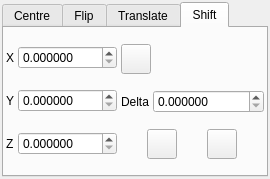
<ui version="4.0" >
 <class>PositionDialog</class>
 <widget class="QDialog" name="PositionDialog" >
  <property name="geometry" >
   <rect>
    <x>0</x>
    <y>0</y>
    <width>270</width>
    <height>179</height>
   </rect>
  </property>
  <property name="sizePolicy" >
   <sizepolicy>
    <hsizetype>1</hsizetype>
    <vsizetype>1</vsizetype>
    <horstretch>0</horstretch>
    <verstretch>0</verstretch>
   </sizepolicy>
  </property>
  <property name="windowTitle" >
   <string>Position Atoms</string>
  </property>
  <layout class="QHBoxLayout" >
   <property name="margin" >
    <number>2</number>
   </property>
   <property name="spacing" >
    <number>6</number>
   </property>
   <item>
    <widget class="QTabWidget" name="tabWidget" >
     <property name="currentIndex" >
      <number>3</number>
     </property>
     <widget class="QWidget" name="CentreTab" >
      <attribute name="title" >
       <string>Centre</string>
      </attribute>
      <layout class="QHBoxLayout" >
       <property name="margin" >
        <number>2</number>
       </property>
       <property name="spacing" >
        <number>4</number>
       </property>
       <item>
        <layout class="QGridLayout" >
         <property name="margin" >
          <number>0</number>
         </property>
         <property name="spacing" >
          <number>6</number>
         </property>
         <item row="0" column="1" >
          <widget class="QDoubleSpinBox" name="CentreXSpin" >
           <property name="sizePolicy" >
            <sizepolicy>
             <hsizetype>7</hsizetype>
             <vsizetype>0</vsizetype>
             <horstretch>0</horstretch>
             <verstretch>0</verstretch>
            </sizepolicy>
           </property>
           <property name="decimals" >
            <number>6</number>
           </property>
          </widget>
         </item>
         <item row="1" column="1" >
          <widget class="QDoubleSpinBox" name="CentreYSpin" >
           <property name="sizePolicy" >
            <sizepolicy>
             <hsizetype>7</hsizetype>
             <vsizetype>0</vsizetype>
             <horstretch>0</horstretch>
             <verstretch>0</verstretch>
            </sizepolicy>
           </property>
           <property name="decimals" >
            <number>6</number>
           </property>
          </widget>
         </item>
         <item row="0" column="0" >
          <widget class="QLabel" name="label_42" >
           <property name="sizePolicy" >
            <sizepolicy>
             <hsizetype>1</hsizetype>
             <vsizetype>5</vsizetype>
             <horstretch>0</horstretch>
             <verstretch>0</verstretch>
            </sizepolicy>
           </property>
           <property name="text" >
            <string>X</string>
           </property>
          </widget>
         </item>
         <item row="2" column="1" >
          <widget class="QDoubleSpinBox" name="CentreZSpin" >
           <property name="sizePolicy" >
            <sizepolicy>
             <hsizetype>7</hsizetype>
             <vsizetype>0</vsizetype>
             <horstretch>0</horstretch>
             <verstretch>0</verstretch>
            </sizepolicy>
           </property>
           <property name="decimals" >
            <number>6</number>
           </property>
          </widget>
         </item>
         <item row="1" column="0" >
          <widget class="QLabel" name="label_40" >
           <property name="sizePolicy" >
            <sizepolicy>
             <hsizetype>1</hsizetype>
             <vsizetype>5</vsizetype>
             <horstretch>0</horstretch>
             <verstretch>0</verstretch>
            </sizepolicy>
           </property>
           <property name="text" >
            <string>Y</string>
           </property>
          </widget>
         </item>
         <item row="2" column="0" >
          <widget class="QLabel" name="label_41" >
           <property name="sizePolicy" >
            <sizepolicy>
             <hsizetype>1</hsizetype>
             <vsizetype>5</vsizetype>
             <horstretch>0</horstretch>
             <verstretch>0</verstretch>
            </sizepolicy>
           </property>
           <property name="text" >
            <string>Z</string>
           </property>
          </widget>
         </item>
        </layout>
       </item>
       <item>
        <layout class="QVBoxLayout" >
         <property name="margin" >
          <number>0</number>
         </property>
         <property name="spacing" >
          <number>6</number>
         </property>
         <item>
          <layout class="QHBoxLayout" >
           <property name="margin" >
            <number>0</number>
           </property>
           <property name="spacing" >
            <number>6</number>
           </property>
           <item>
            <widget class="QPushButton" name="DefineCentreButton" >
             <property name="maximumSize" >
              <size>
               <width>30</width>
               <height>30</height>
              </size>
             </property>
             <property name="toolTip" >
              <string>Define centre from current selection</string>
             </property>
             <property name="text" >
              <string/>
             </property>
             <property name="icon" >
              <iconset resource="icons.qrc" >:/basic/icons/basic_define.svg</iconset>
             </property>
            </widget>
           </item>
           <item>
            <spacer>
             <property name="orientation" >
              <enum>Qt::Horizontal</enum>
             </property>
             <property name="sizeHint" >
              <size>
               <width>40</width>
               <height>20</height>
              </size>
             </property>
            </spacer>
           </item>
          </layout>
         </item>
         <item>
          <spacer>
           <property name="orientation" >
            <enum>Qt::Vertical</enum>
           </property>
           <property name="sizeHint" >
            <size>
             <width>20</width>
             <height>31</height>
            </size>
           </property>
          </spacer>
         </item>
         <item>
          <widget class="QPushButton" name="CentreSelectionButton" >
           <property name="toolTip" >
            <string>Centre current selection at specified coordinates</string>
           </property>
           <property name="text" >
            <string>Centre</string>
           </property>
          </widget>
         </item>
        </layout>
       </item>
      </layout>
     </widget>
     <widget class="QWidget" name="FlipTab" >
      <attribute name="title" >
       <string>Flip</string>
      </attribute>
      <layout class="QVBoxLayout" >
       <property name="margin" >
        <number>2</number>
       </property>
       <property name="spacing" >
        <number>4</number>
       </property>
       <item>
        <layout class="QHBoxLayout" >
         <property name="margin" >
          <number>0</number>
         </property>
         <property name="spacing" >
          <number>4</number>
         </property>
         <item>
          <widget class="QPushButton" name="FlipXButton" >
           <property name="enabled" >
            <bool>true</bool>
           </property>
           <property name="sizePolicy" >
            <sizepolicy>
             <hsizetype>0</hsizetype>
             <vsizetype>0</vsizetype>
             <horstretch>0</horstretch>
             <verstretch>0</verstretch>
            </sizepolicy>
           </property>
           <property name="maximumSize" >
            <size>
             <width>30</width>
             <height>30</height>
            </size>
           </property>
           <property name="toolTip" >
            <string>Flip current selection about X axis</string>
           </property>
           <property name="text" >
            <string/>
           </property>
           <property name="icon" >
            <iconset resource="icons.qrc" >:/transform/icons/transform_flipx.svg</iconset>
           </property>
           <property name="checkable" >
            <bool>false</bool>
           </property>
          </widget>
         </item>
         <item>
          <widget class="QPushButton" name="FlipYButton" >
           <property name="enabled" >
            <bool>true</bool>
           </property>
           <property name="sizePolicy" >
            <sizepolicy>
             <hsizetype>0</hsizetype>
             <vsizetype>0</vsizetype>
             <horstretch>0</horstretch>
             <verstretch>0</verstretch>
            </sizepolicy>
           </property>
           <property name="maximumSize" >
            <size>
             <width>30</width>
             <height>30</height>
            </size>
           </property>
           <property name="toolTip" >
            <string>Flip current selection about Y axis</string>
           </property>
           <property name="text" >
            <string/>
           </property>
           <property name="icon" >
            <iconset resource="icons.qrc" >:/transform/icons/transform_flipy.svg</iconset>
           </property>
           <property name="checkable" >
            <bool>false</bool>
           </property>
          </widget>
         </item>
         <item>
          <widget class="QPushButton" name="FlipZButton" >
           <property name="enabled" >
            <bool>true</bool>
           </property>
           <property name="sizePolicy" >
            <sizepolicy>
             <hsizetype>0</hsizetype>
             <vsizetype>0</vsizetype>
             <horstretch>0</horstretch>
             <verstretch>0</verstretch>
            </sizepolicy>
           </property>
           <property name="maximumSize" >
            <size>
             <width>30</width>
             <height>30</height>
            </size>
           </property>
           <property name="toolTip" >
            <string>Flip current selection about Z axis</string>
           </property>
           <property name="text" >
            <string/>
           </property>
           <property name="icon" >
            <iconset resource="icons.qrc" >:/transform/icons/transform_flipz.svg</iconset>
           </property>
           <property name="checkable" >
            <bool>false</bool>
           </property>
          </widget>
         </item>
         <item>
          <spacer>
           <property name="orientation" >
            <enum>Qt::Horizontal</enum>
           </property>
           <property name="sizeHint" >
            <size>
             <width>40</width>
             <height>20</height>
            </size>
           </property>
          </spacer>
         </item>
        </layout>
       </item>
       <item>
        <spacer>
         <property name="orientation" >
          <enum>Qt::Vertical</enum>
         </property>
         <property name="sizeHint" >
          <size>
           <width>20</width>
           <height>40</height>
          </size>
         </property>
        </spacer>
       </item>
      </layout>
     </widget>
     <widget class="QWidget" name="TranslateTab" >
      <attribute name="title" >
       <string>Translate</string>
      </attribute>
      <layout class="QVBoxLayout" >
       <property name="margin" >
        <number>9</number>
       </property>
       <property name="spacing" >
        <number>6</number>
       </property>
       <item>
        <layout class="QHBoxLayout" >
         <property name="margin" >
          <number>0</number>
         </property>
         <property name="spacing" >
          <number>6</number>
         </property>
         <item>
          <widget class="QGroupBox" name="TranslateFrameGroup" >
           <property name="sizePolicy" >
            <sizepolicy>
             <hsizetype>7</hsizetype>
             <vsizetype>1</vsizetype>
             <horstretch>0</horstretch>
             <verstretch>0</verstretch>
            </sizepolicy>
           </property>
           <property name="toolTip" >
            <string>Select frame of reference for translation</string>
           </property>
           <property name="title" >
            <string>Frame</string>
           </property>
           <layout class="QVBoxLayout" >
            <property name="margin" >
             <number>0</number>
            </property>
            <property name="spacing" >
             <number>4</number>
            </property>
            <item>
             <widget class="QRadioButton" name="TranslateModelFrameRadio" >
              <property name="sizePolicy" >
               <sizepolicy>
                <hsizetype>0</hsizetype>
                <vsizetype>0</vsizetype>
                <horstretch>0</horstretch>
                <verstretch>0</verstretch>
               </sizepolicy>
              </property>
              <property name="toolTip" >
               <string>Use Cartesian frame for translation</string>
              </property>
              <property name="text" >
               <string>Model</string>
              </property>
              <property name="checked" >
               <bool>true</bool>
              </property>
             </widget>
            </item>
            <item>
             <widget class="QRadioButton" name="TranslateWorldFrameRadio" >
              <property name="sizePolicy" >
               <sizepolicy>
                <hsizetype>0</hsizetype>
                <vsizetype>0</vsizetype>
                <horstretch>0</horstretch>
                <verstretch>0</verstretch>
               </sizepolicy>
              </property>
              <property name="toolTip" >
               <string>Use view frame for translation</string>
              </property>
              <property name="text" >
               <string>World</string>
              </property>
             </widget>
            </item>
            <item>
             <widget class="QRadioButton" name="TranslateCellFrameRadio" >
              <property name="sizePolicy" >
               <sizepolicy>
                <hsizetype>0</hsizetype>
                <vsizetype>0</vsizetype>
                <horstretch>0</horstretch>
                <verstretch>0</verstretch>
               </sizepolicy>
              </property>
              <property name="toolTip" >
               <string>Use cell frame for translation</string>
              </property>
              <property name="text" >
               <string>Cell</string>
              </property>
             </widget>
            </item>
           </layout>
          </widget>
         </item>
         <item>
          <layout class="QGridLayout" >
           <property name="margin" >
            <number>0</number>
           </property>
           <property name="spacing" >
            <number>6</number>
           </property>
           <item row="1" column="3" >
            <spacer>
             <property name="orientation" >
              <enum>Qt::Horizontal</enum>
             </property>
             <property name="sizeHint" >
              <size>
               <width>8</width>
               <height>20</height>
              </size>
             </property>
            </spacer>
           </item>
           <item row="1" column="1" >
            <spacer>
             <property name="orientation" >
              <enum>Qt::Horizontal</enum>
             </property>
             <property name="sizeHint" >
              <size>
               <width>8</width>
               <height>20</height>
              </size>
             </property>
            </spacer>
           </item>
           <item row="1" column="4" >
            <widget class="QPushButton" name="TranslatePosZButton" >
             <property name="maximumSize" >
              <size>
               <width>30</width>
               <height>30</height>
              </size>
             </property>
             <property name="toolTip" >
              <string>Translate along positive Z axis</string>
             </property>
             <property name="text" >
              <string/>
             </property>
             <property name="icon" >
              <iconset resource="icons.qrc" >:/arrows/icons/arrow_in.svg</iconset>
             </property>
            </widget>
           </item>
           <item row="1" column="2" >
            <widget class="QPushButton" name="TranslateNegYButton" >
             <property name="maximumSize" >
              <size>
               <width>30</width>
               <height>30</height>
              </size>
             </property>
             <property name="toolTip" >
              <string>Translate along negative Y axis</string>
             </property>
             <property name="text" >
              <string/>
             </property>
             <property name="icon" >
              <iconset resource="icons.qrc" >:/arrows/icons/arrow_down.svg</iconset>
             </property>
            </widget>
           </item>
           <item row="1" column="0" >
            <widget class="QPushButton" name="TranslateNegZButton" >
             <property name="maximumSize" >
              <size>
               <width>30</width>
               <height>30</height>
              </size>
             </property>
             <property name="toolTip" >
              <string>Translate along negative Z axis</string>
             </property>
             <property name="text" >
              <string/>
             </property>
             <property name="icon" >
              <iconset resource="icons.qrc" >:/arrows/icons/arrow_out.svg</iconset>
             </property>
            </widget>
           </item>
           <item row="0" column="0" >
            <widget class="QPushButton" name="TranslateNegXButton" >
             <property name="maximumSize" >
              <size>
               <width>30</width>
               <height>30</height>
              </size>
             </property>
             <property name="toolTip" >
              <string>Translate along negative X axis</string>
             </property>
             <property name="text" >
              <string/>
             </property>
             <property name="icon" >
              <iconset resource="icons.qrc" >:/arrows/icons/arrow_left.svg</iconset>
             </property>
            </widget>
           </item>
           <item row="0" column="4" >
            <widget class="QPushButton" name="TranslatePosXButton" >
             <property name="maximumSize" >
              <size>
               <width>30</width>
               <height>30</height>
              </size>
             </property>
             <property name="toolTip" >
              <string>Translate along positive X axis</string>
             </property>
             <property name="text" >
              <string/>
             </property>
             <property name="icon" >
              <iconset resource="icons.qrc" >:/arrows/icons/arrow_right.svg</iconset>
             </property>
            </widget>
           </item>
           <item row="0" column="2" >
            <widget class="QPushButton" name="TranslatePosYButton" >
             <property name="maximumSize" >
              <size>
               <width>30</width>
               <height>30</height>
              </size>
             </property>
             <property name="toolTip" >
              <string>Translate along positive Y axis</string>
             </property>
             <property name="text" >
              <string/>
             </property>
             <property name="icon" >
              <iconset resource="icons.qrc" >:/arrows/icons/arrow_up.svg</iconset>
             </property>
            </widget>
           </item>
          </layout>
         </item>
        </layout>
       </item>
       <item>
        <layout class="QHBoxLayout" >
         <property name="margin" >
          <number>0</number>
         </property>
         <property name="spacing" >
          <number>4</number>
         </property>
         <item>
          <widget class="QLabel" name="label_52" >
           <property name="sizePolicy" >
            <sizepolicy>
             <hsizetype>1</hsizetype>
             <vsizetype>5</vsizetype>
             <horstretch>0</horstretch>
             <verstretch>0</verstretch>
            </sizepolicy>
           </property>
           <property name="text" >
            <string>Shift</string>
           </property>
           <property name="buddy" >
            <cstring>TranslateShiftSpin</cstring>
           </property>
          </widget>
         </item>
         <item>
          <widget class="QDoubleSpinBox" name="TranslateShiftSpin" >
           <property name="sizePolicy" >
            <sizepolicy>
             <hsizetype>7</hsizetype>
             <vsizetype>0</vsizetype>
             <horstretch>0</horstretch>
             <verstretch>0</verstretch>
            </sizepolicy>
           </property>
           <property name="decimals" >
            <number>5</number>
           </property>
           <property name="value" >
            <double>1.000000000000000</double>
           </property>
          </widget>
         </item>
        </layout>
       </item>
      </layout>
     </widget>
     <widget class="QWidget" name="ShiftTab" >
      <attribute name="title" >
       <string>Shift</string>
      </attribute>
      <layout class="QHBoxLayout" >
       <property name="margin" >
        <number>2</number>
       </property>
       <property name="spacing" >
        <number>4</number>
       </property>
       <item>
        <layout class="QGridLayout" >
         <property name="margin" >
          <number>0</number>
         </property>
         <property name="spacing" >
          <number>4</number>
         </property>
         <item row="0" column="1" >
          <widget class="QDoubleSpinBox" name="VectorShiftXSpin" >
           <property name="sizePolicy" >
            <sizepolicy>
             <hsizetype>7</hsizetype>
             <vsizetype>0</vsizetype>
             <horstretch>100</horstretch>
             <verstretch>0</verstretch>
            </sizepolicy>
           </property>
           <property name="decimals" >
            <number>6</number>
           </property>
          </widget>
         </item>
         <item row="0" column="0" >
          <widget class="QLabel" name="label_55" >
           <property name="sizePolicy" >
            <sizepolicy>
             <hsizetype>1</hsizetype>
             <vsizetype>5</vsizetype>
             <horstretch>0</horstretch>
             <verstretch>0</verstretch>
            </sizepolicy>
           </property>
           <property name="text" >
            <string>X</string>
           </property>
          </widget>
         </item>
         <item row="1" column="1" >
          <widget class="QDoubleSpinBox" name="VectorShiftYSpin" >
           <property name="sizePolicy" >
            <sizepolicy>
             <hsizetype>7</hsizetype>
             <vsizetype>0</vsizetype>
             <horstretch>100</horstretch>
             <verstretch>0</verstretch>
            </sizepolicy>
           </property>
           <property name="sizeIncrement" >
            <size>
             <width>12</width>
             <height>0</height>
            </size>
           </property>
           <property name="decimals" >
            <number>6</number>
           </property>
          </widget>
         </item>
         <item row="1" column="0" >
          <widget class="QLabel" name="label_56" >
           <property name="sizePolicy" >
            <sizepolicy>
             <hsizetype>1</hsizetype>
             <vsizetype>5</vsizetype>
             <horstretch>0</horstretch>
             <verstretch>0</verstretch>
            </sizepolicy>
           </property>
           <property name="text" >
            <string>Y</string>
           </property>
          </widget>
         </item>
         <item row="2" column="0" >
          <widget class="QLabel" name="label_57" >
           <property name="sizePolicy" >
            <sizepolicy>
             <hsizetype>1</hsizetype>
             <vsizetype>5</vsizetype>
             <horstretch>0</horstretch>
             <verstretch>0</verstretch>
            </sizepolicy>
           </property>
           <property name="text" >
            <string>Z</string>
           </property>
          </widget>
         </item>
         <item row="2" column="1" >
          <widget class="QDoubleSpinBox" name="VectorShiftZSpin" >
           <property name="sizePolicy" >
            <sizepolicy>
             <hsizetype>7</hsizetype>
             <vsizetype>0</vsizetype>
             <horstretch>100</horstretch>
             <verstretch>0</verstretch>
            </sizepolicy>
           </property>
           <property name="decimals" >
            <number>6</number>
           </property>
          </widget>
         </item>
        </layout>
       </item>
       <item>
        <layout class="QVBoxLayout" >
         <property name="margin" >
          <number>0</number>
         </property>
         <property name="spacing" >
          <number>2</number>
         </property>
         <item>
          <layout class="QHBoxLayout" >
           <property name="margin" >
            <number>0</number>
           </property>
           <property name="spacing" >
            <number>4</number>
           </property>
           <item>
            <widget class="QPushButton" name="DefineVectorButton" >
             <property name="minimumSize" >
              <size>
               <width>30</width>
               <height>30</height>
              </size>
             </property>
             <property name="maximumSize" >
              <size>
               <width>30</width>
               <height>30</height>
              </size>
             </property>
             <property name="toolTip" >
              <string>Define vector from two selected atoms</string>
             </property>
             <property name="text" >
              <string/>
             </property>
             <property name="icon" >
              <iconset resource="icons.qrc" >:/basic/icons/basic_define.svg</iconset>
             </property>
            </widget>
           </item>
           <item>
            <spacer>
             <property name="orientation" >
              <enum>Qt::Horizontal</enum>
             </property>
             <property name="sizeType" >
              <enum>QSizePolicy::MinimumExpanding</enum>
             </property>
             <property name="sizeHint" >
              <size>
               <width>30</width>
               <height>20</height>
              </size>
             </property>
            </spacer>
           </item>
          </layout>
         </item>
         <item>
          <layout class="QHBoxLayout" >
           <property name="margin" >
            <number>0</number>
           </property>
           <property name="spacing" >
            <number>4</number>
           </property>
           <item>
            <widget class="QLabel" name="label_58" >
             <property name="sizePolicy" >
              <sizepolicy>
               <hsizetype>1</hsizetype>
               <vsizetype>5</vsizetype>
               <horstretch>0</horstretch>
               <verstretch>0</verstretch>
              </sizepolicy>
             </property>
             <property name="text" >
              <string>Delta</string>
             </property>
            </widget>
           </item>
           <item>
            <widget class="QDoubleSpinBox" name="VectorDeltaSpin" >
             <property name="sizePolicy" >
              <sizepolicy>
               <hsizetype>7</hsizetype>
               <vsizetype>0</vsizetype>
               <horstretch>100</horstretch>
               <verstretch>0</verstretch>
              </sizepolicy>
             </property>
             <property name="decimals" >
              <number>6</number>
             </property>
             <property name="maximum" >
              <double>100000.000000000000000</double>
             </property>
             <property name="minimum" >
              <double>0.000000000000000</double>
             </property>
             <property name="singleStep" >
              <double>0.100000000000000</double>
             </property>
            </widget>
           </item>
          </layout>
         </item>
         <item>
          <layout class="QHBoxLayout" >
           <property name="margin" >
            <number>0</number>
           </property>
           <property name="spacing" >
            <number>4</number>
           </property>
           <item>
            <widget class="QPushButton" name="VectorShiftPositiveButton" >
             <property name="sizePolicy" >
              <sizepolicy>
               <hsizetype>7</hsizetype>
               <vsizetype>0</vsizetype>
               <horstretch>0</horstretch>
               <verstretch>0</verstretch>
              </sizepolicy>
             </property>
             <property name="minimumSize" >
              <size>
               <width>30</width>
               <height>30</height>
              </size>
             </property>
             <property name="maximumSize" >
              <size>
               <width>30</width>
               <height>30</height>
              </size>
             </property>
             <property name="toolTip" >
              <string>Shift selection forwards along vector</string>
             </property>
             <property name="text" >
              <string/>
             </property>
             <property name="icon" >
              <iconset resource="icons.qrc" >:/basic/icons/basic_plus.svg</iconset>
             </property>
             <property name="iconSize" >
              <size>
               <width>24</width>
               <height>20</height>
              </size>
             </property>
            </widget>
           </item>
           <item>
            <widget class="QPushButton" name="VectorShiftNegativeButton" >
             <property name="sizePolicy" >
              <sizepolicy>
               <hsizetype>7</hsizetype>
               <vsizetype>0</vsizetype>
               <horstretch>1</horstretch>
               <verstretch>0</verstretch>
              </sizepolicy>
             </property>
             <property name="minimumSize" >
              <size>
               <width>30</width>
               <height>30</height>
              </size>
             </property>
             <property name="maximumSize" >
              <size>
               <width>30</width>
               <height>30</height>
              </size>
             </property>
             <property name="toolTip" >
              <string>Shift selection backwards along vector</string>
             </property>
             <property name="text" >
              <string/>
             </property>
             <property name="icon" >
              <iconset resource="icons.qrc" >:/basic/icons/basic_minus.svg</iconset>
             </property>
             <property name="iconSize" >
              <size>
               <width>24</width>
               <height>20</height>
              </size>
             </property>
            </widget>
           </item>
          </layout>
         </item>
        </layout>
       </item>
      </layout>
     </widget>
    </widget>
   </item>
  </layout>
 </widget>
 <resources/>
 <connections/>
</ui>
